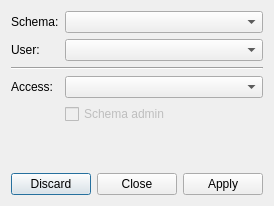
<ui version="4.0" >
 <class>UserAccessDialog</class>
 <widget class="QDialog" name="UserAccessDialog" >
  <property name="geometry" >
   <rect>
    <x>0</x>
    <y>0</y>
    <width>265</width>
    <height>206</height>
   </rect>
  </property>
  <property name="windowTitle" >
   <string>User Access</string>
  </property>
  <property name="modal" >
   <bool>true</bool>
  </property>
  <layout class="QGridLayout" >
   <item row="0" column="0" >
    <widget class="QLabel" name="labelSchema" >
     <property name="sizePolicy" >
      <sizepolicy vsizetype="Preferred" hsizetype="Fixed" >
       <horstretch>0</horstretch>
       <verstretch>0</verstretch>
      </sizepolicy>
     </property>
     <property name="text" >
      <string>Schema:</string>
     </property>
    </widget>
   </item>
   <item row="0" column="1" >
    <widget class="QComboBox" name="comboBoxSchema" />
   </item>
   <item row="1" column="0" >
    <widget class="QLabel" name="labelUser" >
     <property name="sizePolicy" >
      <sizepolicy vsizetype="Preferred" hsizetype="Fixed" >
       <horstretch>0</horstretch>
       <verstretch>0</verstretch>
      </sizepolicy>
     </property>
     <property name="text" >
      <string>User:</string>
     </property>
    </widget>
   </item>
   <item row="1" column="1" >
    <widget class="QComboBox" name="comboBoxUser" />
   </item>
   <item row="2" column="0" colspan="2" >
    <widget class="Line" name="line" >
     <property name="orientation" >
      <enum>Qt::Horizontal</enum>
     </property>
    </widget>
   </item>
   <item row="3" column="0" >
    <widget class="QLabel" name="labelAccess" >
     <property name="sizePolicy" >
      <sizepolicy vsizetype="Preferred" hsizetype="Fixed" >
       <horstretch>0</horstretch>
       <verstretch>0</verstretch>
      </sizepolicy>
     </property>
     <property name="text" >
      <string>Access:</string>
     </property>
    </widget>
   </item>
   <item row="3" column="1" >
    <widget class="QComboBox" name="comboBoxAccess" />
   </item>
   <item row="4" column="1" >
    <widget class="QCheckBox" name="checkBoxAdmin" >
     <property name="enabled" >
      <bool>false</bool>
     </property>
     <property name="text" >
      <string>Schema admin</string>
     </property>
    </widget>
   </item>
   <item row="5" column="0" colspan="2" >
    <spacer>
     <property name="orientation" >
      <enum>Qt::Vertical</enum>
     </property>
     <property name="sizeType" >
      <enum>QSizePolicy::MinimumExpanding</enum>
     </property>
     <property name="sizeHint" >
      <size>
       <width>20</width>
       <height>10</height>
      </size>
     </property>
    </spacer>
   </item>
   <item row="6" column="0" colspan="2" >
    <widget class="QDialogButtonBox" name="buttonBox" >
     <property name="orientation" >
      <enum>Qt::Horizontal</enum>
     </property>
     <property name="standardButtons" >
      <set>QDialogButtonBox::Apply|QDialogButtonBox::Close|QDialogButtonBox::Discard|QDialogButtonBox::NoButton</set>
     </property>
    </widget>
   </item>
  </layout>
 </widget>
 <resources/>
 <connections>
  <connection>
   <sender>buttonBox</sender>
   <signal>accepted()</signal>
   <receiver>UserAccessDialog</receiver>
   <slot>accept()</slot>
   <hints>
    <hint type="sourcelabel" >
     <x>248</x>
     <y>254</y>
    </hint>
    <hint type="destinationlabel" >
     <x>157</x>
     <y>274</y>
    </hint>
   </hints>
  </connection>
  <connection>
   <sender>buttonBox</sender>
   <signal>rejected()</signal>
   <receiver>UserAccessDialog</receiver>
   <slot>reject()</slot>
   <hints>
    <hint type="sourcelabel" >
     <x>316</x>
     <y>260</y>
    </hint>
    <hint type="destinationlabel" >
     <x>286</x>
     <y>274</y>
    </hint>
   </hints>
  </connection>
 </connections>
</ui>
